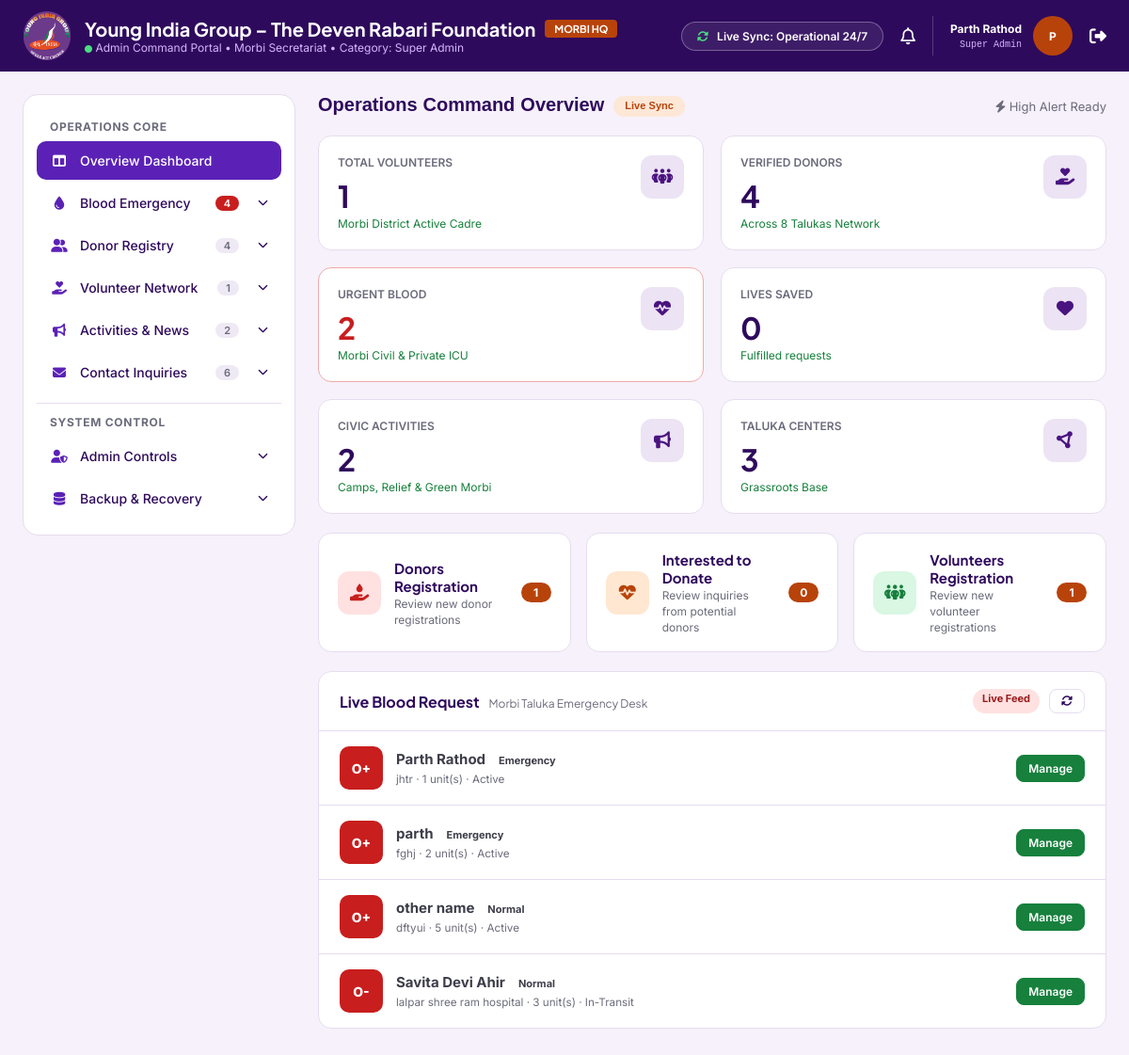
The page /admin/index.php (signed in) on the database its author committed.
### tables this page shows
CREATE TABLE `blood_requests` (
  `id` int UNSIGNED NOT NULL,
  `patient` varchar(120) NOT NULL,
  `blood_group` enum('O-','O+','A-','A+','B-','B+','AB-','AB+') NOT NULL,
  `patient_condition` enum('Emergency','Normal') NOT NULL DEFAULT 'Normal',
  `units` tinyint UNSIGNED NOT NULL,
  `hospital_address` varchar(255) NOT NULL,
  `ward` varchar(120) DEFAULT NULL COMMENT 'Ward / Bed',
  `contact` varchar(20) NOT NULL COMMENT 'Attendant phone',
  `runner` varchar(100) DEFAULT NULL COMMENT 'Runner / Coordinator',
  `status` enum('Active','In-Transit','Fulfilled') NOT NULL DEFAULT 'Active',
  `fulfilled_at` datetime DEFAULT NULL,
  `created_by` int UNSIGNED DEFAULT NULL,
  `created_at` timestamp NOT NULL DEFAULT CURRENT_TIMESTAMP,
  `updated_at` timestamp NOT NULL DEFAULT CURRENT_TIMESTAMP ON UPDATE CURRENT_TIMESTAMP
);

### admin/inc/auth.php (called while the page is built, shortened)
<?php
function is_logged_in(): bool
{
    if (!empty($_SESSION['admin'])) {
        return true;
    }
    return login_from_remember_cookie();
}
function current_admin(): ?array
{
    return is_logged_in() ? $_SESSION['admin'] : null;
}

### admin/index.php (the view, shortened to what this page needs)
<?php
require_once __DIR__ . '/inc/auth.php';
$pdo = db();
function dashboardEscape($value): string
{
    return htmlspecialchars(
        (string) ($value ?? ''),
        ENT_QUOTES | ENT_SUBSTITUTE,
        'UTF-8'
    );
}
$kpis = [
    'volunteers' => 0,
    'donors' => 0,
    'urgent' => 0,
    'saved' => 0,
    'drives' => 0,
    'talukas' => 0,
];
$pendingDonors = [];
$pendingVolunteers = [];
$donationInterests = [];
$liveRequests = [];
try {
    $kpis['volunteers'] = (int) $pdo->query(
        "SELECT COUNT(*) FROM volunteers WHERE status = 'Active'"
    )->fetchColumn();
    $kpis['donors'] = (int) $pdo->query(
        "SELECT COUNT(*) FROM donors WHERE status = 'Active'"
    )->fetchColumn();
    $kpis['urgent'] = (int) $pdo->query(
        "SELECT COUNT(*)
         FROM blood_requests
         WHERE patient_condition = 'Emergency'
           AND status IN ('Active', 'In-Transit')"
    )->fetchColumn();
    $kpis['saved'] = (int) $pdo->query(
        "SELECT COUNT(*) FROM blood_requests WHERE status = 'Fulfilled'"
    )->fetchColumn();
    $kpis['drives'] = (int) $pdo->query(
        "SELECT COUNT(*) FROM activities WHERE status = 'Published'"
    )->fetchColumn();
    $kpis['talukas'] = (int) $pdo->query(
        "SELECT COUNT(DISTINCT area)
         FROM (
             SELECT area FROM donors WHERE status = 'Active'
             UNION
             SELECT area FROM volunteers WHERE status = 'Active'
         ) AS active_areas"
    )->fetchColumn();
    $pendingDonors = $pdo->query(
        'SELECT id, name, blood_group, phone, age, area, last_donation, submitted_at
         FROM pending_donors
         ORDER BY submitted_at DESC, id DESC'
    )->fetchAll(PDO::FETCH_ASSOC);
    $pendingVolunteers = $pdo->query(
        'SELECT id, name, phone, area, role, availability, submitted_at
         FROM pending_volunteers
         ORDER BY submitted_at DESC, id DESC'
    )->fetchAll(PDO::FETCH_ASSOC);
    $donationInterests = $pdo->query(
        "SELECT
            di.id,
            di.blood_request_id,
            di.donor_id,
            di.donor_name,
            di.blood_group,
            di.phone,
            di.age,
            di.area,
            di.status,
            di.created_at,
            br.patient,
            br.hospital_address
         FROM donation_interests AS di
         LEFT JOIN blood_requests AS br ON br.id = di.blood_request_id
         WHERE di.status IN ('Pending', 'Contacted', 'Accepted')
         ORDER BY di.created_at DESC, di.id DESC"
    )->fetchAll(PDO::FETCH_ASSOC);
    $liveRequests = $pdo->query(
        "SELECT id, patient, blood_group, patient_condition, units,
                hospital_address, ward, contact, runner, status, created_at
         FROM blood_requests
         WHERE status IN ('Active', 'In-Transit')
         ORDER BY
            CASE WHEN patient_condition = 'Emergency' THEN 0 ELSE 1 END,
            created_at DESC,
            id DESC"
    )->fetchAll(PDO::FETCH_ASSOC);
} catch (Throwable $e) {
    error_log('Dashboard data query failed: ' . $e->getMessage());
}
?>
<!DOCTYPE html>
<html lang="en">
<?php include __DIR__ . '/inc/head.php'; ?>
<body>
  <?php include __DIR__ . '/inc/header.php'; ?>
  <div class="adm-shell">
    <?php include __DIR__ . '/inc/sidebar.php'; ?>
    <main class="adm-main">
      <div class="adm-view" id="view">
        <section class="adm-page" id="page-dashboard">
          <div class="adm-page-head">
            <h2>Operations Command Overview <span class="adm-chip"> Live Sync</span></h2>
            <small><i class="fa-solid fa-bolt"></i> High Alert Ready</small>
          </div>
          <div class="adm-grid">
            <div class="adm-stat">
              <div><small>TOTAL VOLUNTEERS</small><strong data-stat="volunteers"><?= (int) $kpis['volunteers'] ?></strong><em>Morbi District Active Cadre</em></div>
              <span class="adm-stat__icon"><i class="fa-solid fa-people-group"></i></span>
            </div>
            <div class="adm-stat">
              <div><small>VERIFIED DONORS</small><strong data-stat="donors"><?= (int) $kpis['donors'] ?></strong><em>Across 8 Talukas Network</em></div>
              <span class="adm-stat__icon"><i class="fa-solid fa-hand-holding-heart"></i></span>
            </div>
            <div class="adm-stat adm-stat--alert">
              <div><small>URGENT BLOOD</small><strong data-stat="urgent"><?= (int) $kpis['urgent'] ?></strong><em>Morbi Civil &amp; Private ICU</em></div>
              <span class="adm-stat__icon"><i class="fa-solid fa-heart-pulse"></i></span>
            </div>
            <div class="adm-stat">
              <div><small>LIVES SAVED</small><strong data-stat="saved"><?= (int) $kpis['saved'] ?></strong><em>Fulfilled requests</em></div>
              <span class="adm-stat__icon"><i class="fa-solid fa-heart"></i></span>
            </div>
            <div class="adm-stat">
              <div><small>CIVIC ACTIVITIES</small><strong data-stat="drives"><?= (int) $kpis['drives'] ?></strong><em>Camps, Relief &amp; Green Morbi</em></div>
              <span class="adm-stat__icon"><i class="fa-solid fa-bullhorn"></i></span>
            </div>
            <div class="adm-stat">
              <div><small>TALUKA CENTERS</small><strong data-stat="talukas"><?= (int) $kpis['talukas'] ?></strong><em>Grassroots Base</em></div>
              <span class="adm-stat__icon"><i class="fa-solid fa-circle-nodes"></i></span>
            </div>
          </div>
          <div class="adm-inq">
            <button type="button" class="adm-inq__btn" data-inq="donors">
              <span class="adm-inq__icon"><i class="fa-solid fa-hand-holding-droplet"></i></span>
              <div><strong>Donors Registration</strong><small>Review new donor registrations</small></div>
              <span class="adm-inq__count" data-count="donors"><?= count($pendingDonors) ?></span>
            </button>
            <button type="button" class="adm-inq__btn" data-inq="contact">
              <span class="adm-inq__icon adm-inq__icon--orange"><i class="fa-solid fa-heart-pulse"></i></span>
              <div><strong>Interested to Donate</strong><small>Review inquiries from potential donors</small></div>
              <span class="adm-inq__count" data-count="contact"><?= count($donationInterests) ?></span>
            </button>
            <button type="button" class="adm-inq__btn" data-inq="volunteers">
              <span class="adm-inq__icon adm-inq__icon--green"><i class="fa-solid fa-people-group"></i></span>
              <div><strong>Volunteers Registration</strong><small>Review new volunteer registrations</small></div>
              <span class="adm-inq__count" data-count="volunteers"><?= count($pendingVolunteers) ?></span>
            </button>
          </div>
          <div class="adm-panel">
            <div class="adm-panel__head">
              <h3>Live Blood Request<small>Morbi Taluka Emergency Desk</small></h3>
              <div class="adm-actions">
                <span class="adm-badge adm-badge--red">Live Feed</span>
                <button class="adm-btn adm-btn--sm" id="feedRefresh" type="button" title="Refresh">
                  <i class="fa-solid fa-rotate"></i>
                </button>
              </div>
            </div>
            <div id="feedArea">
              <?php foreach ($liveRequests as $request): ?>
                <div class="adm-feed__row">
                  <div class="adm-feed__main">
                    <span class="adm-group-badge"><?= dashboardEscape($request['blood_group']) ?></span>
                    <div>
                      <strong><?= dashboardEscape($request['patient']) ?></strong>
                      <span class="adm-badge"><?= dashboardEscape($request['patient_condition']) ?></span>
                      <small>
                        <?= dashboardEscape($request['hospital_address']) ?>
                        · <?= (int) $request['units'] ?> unit(s)
                        · <?= dashboardEscape($request['status']) ?>
                      </small>
                    </div>
                  </div>
                  <div class="adm-feed__side">
                    <a
                      class="adm-btn adm-btn--green adm-btn--sm"
                      href="manage-blood-request.php?id=<?= (int) $request['id'] ?>&amp;search=<?= rawurlencode((string) $request['patient']) ?>"
                    >Manage</a>
                  </div>
                </div>
              <?php endforeach; ?>
            </div>
          </div>
        </section>
      </div>
    </main>
  </div>
</body>
</html>

### admin/inc/header.php (shortened to what this page needs)
<?php
require_once __DIR__ . '/auth.php';
$admin = current_admin() ?? [];
$adminName = $admin['name'] ?? 'Admin';
$adminRole = $admin['role'] ?? 'Admin';
?>
<header class="adm-top">
  <div class="adm-top__brand">
    <img src="../assets/logo.png" alt="Young India Group logo">
    <div>
      <h1>
        Young India Group – The Deven Rabari Foundation
        <span class="adm-tag">MORBI HQ</span>
      </h1>
      <small>
        <i class="fa-solid fa-circle" style="color:#4ade80;font-size:8px"></i>
        Admin Command Portal • Morbi Secretariat • Category:
        <?= htmlspecialchars($adminRole, ENT_QUOTES, 'UTF-8') ?>
      </small>
    </div>
  </div>
  <div class="adm-top__right">
    <span class="adm-sync">
      <i class="fa-solid fa-rotate"></i> Live Sync: Operational 24/7
    </span>
    <button
      class="adm-bell"
      id="bellBtn"
      type="button"
      aria-label="Notifications"
    >
      <i class="fa-regular fa-bell"></i>
    </button>
    <div class="adm-user">
      <div>
        <strong><?= htmlspecialchars($adminName, ENT_QUOTES, 'UTF-8') ?></strong>
        <small><?= htmlspecialchars($adminRole, ENT_QUOTES, 'UTF-8') ?></small>
      </div>
      <span class="adm-avatar">
        <?= htmlspecialchars(
            strtoupper(substr((string) $adminName, 0, 1)),
            ENT_QUOTES,
            'UTF-8'
        ) ?>
      </span>
    </div>
    <form id="logoutForm" method="post" action="logout.php">
      <button
        id="logoutBtn"
        type="button"
        class="adm-logout"
        aria-label="Logout"
      >
        <i class="fa-solid fa-right-from-bracket"></i>
      </button>
    </form>
  </div>
</header>

### rows shown on the page
blood_requests: patient "Parth Rathod", patient "P", blood_group "O+", patient_condition "Emergency", hospital_address "jhtr", units "1", status "Active"
blood_requests: blood_group "O+", patient "parth", patient_condition "Emergency", hospital_address "fghj", units "2", status "Active"
blood_requests: blood_group "O+", patient "other name", patient_condition "Normal", hospital_address "dftyui", units "5", status "Active"
blood_requests: blood_group "O-", patient "Savita Devi Ahir", patient_condition "Normal", hospital_address "lalpar shree ram hospital", units "3", status "In-Transit"

### other values the page prints
$adminRole "Super Admin"
$sidebarCounts['blood'] "4"
$sidebarCounts['donors'] "4"
$sidebarCounts['volunteers'] "1"
$sidebarCounts['activities'] "2"
$sidebarCounts['inquiries'] "6"
$kpis['volunteers'] "1"
$kpis['donors'] "4"
$kpis['urgent'] "2"
$kpis['saved'] "0"
$kpis['drives'] "2"
$kpis['talukas'] "3"
count($pendingDonors) "1"
count($donationInterests) "0"
count($pendingVolunteers) "1"
